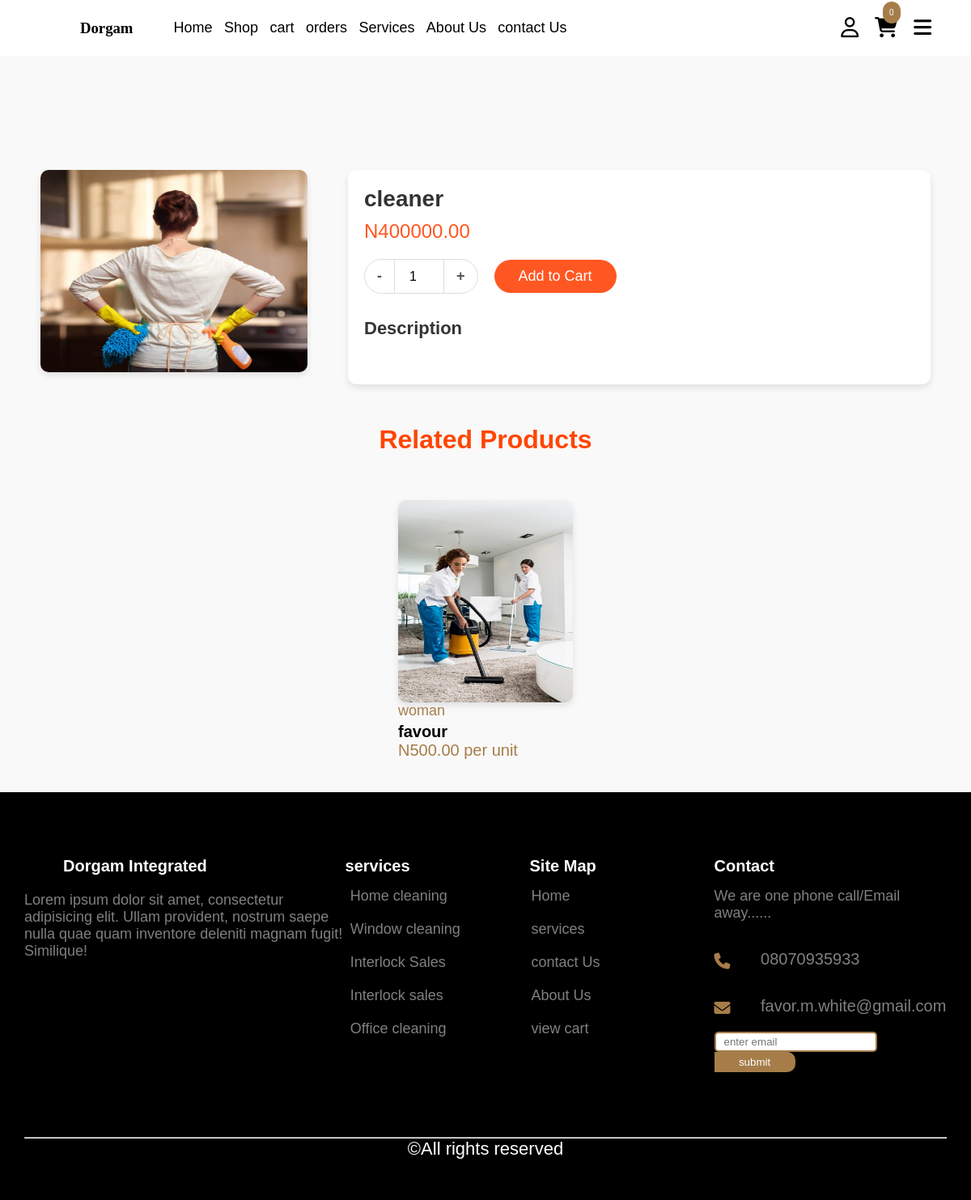
The app's page /store/product/2/, older data.
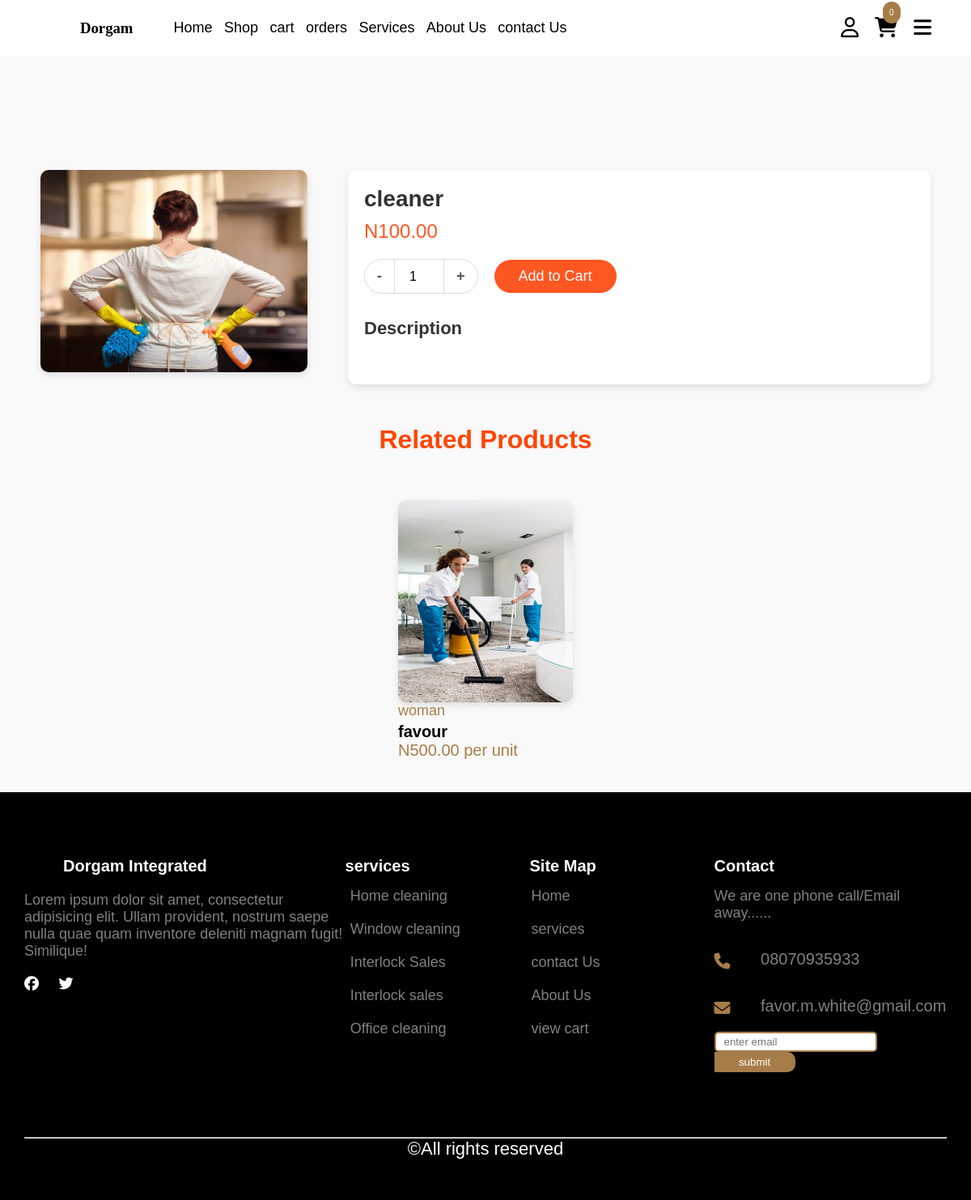
The same page, newer data.
### ecommerceShop/models.py (models this page shows, shortened)
class Product(models.Model):
    image = models.ImageField(upload_to='products/')
    name = models.CharField(max_length=255)
    price = models.DecimalField(max_digits=10, decimal_places=2)
    shipping_duration = models.IntegerField(help_text="number of days for ordered product to get to consumer")
    is_instock =  models.BooleanField(default=True)
    is_featured = models.BooleanField(default=False)
    categories = models.ManyToManyField(Category, related_name='products')
    description = CKEditor5Field(config_name='default')
    created_at = models.DateTimeField(auto_now=True)
    updated_at = models.DateTimeField(auto_now_add=True)

### ecommerceShop/views.py (the view)
# urls.py: path('product/<int:id>/', views.single_product, name="product"),
def single_product(request, id):
    product = get_object_or_404(Product, id=id)
    related_products = Product.objects.filter(categories__in=product.categories.all()).exclude(id=product.id)
    context = {"product": product, 'products': related_products}
    return render(request, "mainSite/singleProductPage.html", context)

### core/context_processors.py (called while the page is built)
def contact_info(request):
    contactInfo = Contact.objects.first()
    return {"contact": contactInfo}

def services(request):
    services = Service.objects.all()[:5]
    return {"services": services}

def social_media_view(request):
    social = SocialMedia.objects.first()  # You can adjust the query as needed
    return {'social': social}

def cart_item_count(request):
    if request.user.is_authenticated:
        try:
            cart = Cart.objects.filter(user=request.user, completed=False).first()
            if cart:
                total_items = sum(item.quantity for item in cart.cartitems.all())
            else:
                total_items = 0
        except Exception as e:
            print(f"Error calculating cart item count: {e}")
            total_items = 0
    else:
        total_items = 0
    return {"cart_item_count": total_items}

### ecommerceShop/models.py (called while the page is built)
    def __str__(self):
        return self.name

### templates/mainSite/singleProductPage.html (shortened to what this page needs)
{% extends "./main.html" %}
{% load static %}
{% load humanize %}
{% block stylelinks %}
    <link rel="stylesheet" href="{% static 'css/mainSite/singleProductPage.css' %}">
     <link rel="stylesheet" href="{% static 'css/mainSite/shopPage.css' %}">
{% endblock stylelinks %}
{% block content %}
    <div class="single-product-page">
        <div class="product-image">
            <img src="{{ product.image.url }}" alt="Product Name">
        </div>
        <div class="product-details">
            <h1 class="product-title">{{ product.name }}</h1>
            <p class="product-price">N{{ product.price }}</p>
            <form action="{% url 'addToCart' %}" method="POST" class="quantity-add-form">
                <div class="quantity-add-wrapper">
                    <div class="quantity-wrapper">
                        <button type="button" id="decrease" class="quantity-btn">-</button>
                        <input type="number" id="quantity-input" class="quantity-input" value="1" name="quantity" min="1">
                        <button type="button" id="increase" class="quantity-btn">+</button>
                    </div>
                    <button type="submit" class="add-to-cart-btn">Add to Cart</button>
                </div>
            </form>
            <div class="product-description">
                <h2>Description</h2>
                <p>{{ product.description |safe}}</p>
            </div>
        </div>
    </div>
        {% if products %}
        <h1 style="text-align: center; color: orangered"> Related Products</h1>
            <div class="products-container container">
                {% for product in products %}
                    <div class="product" onclick="window.location.href='/store/product/{{ product.id }}/'">
                        <div class="product-image">
                            <img src="{{ product.image.url }}" alt="" srcset="">
                        </div>
                        <div class="product-info">
                            {% for category in product.categories.all %}
                                <p class="category">{{ category }}</p>
                            {% endfor %}
                            <h1> {{ product.name }}</h1>
                            {% for category in product.categories.all %}
                                {% if category.name|upper == "INTERLOCK" %}
                                    <p class="price">N{{ product.price|intcomma }} per square meter</p>
                                {% else %}
                                    <p class="price">N{{ product.price|intcomma }} per unit</p>
                                {% endif %}
                        {% endfor %}
                        </div>
                    </div>
                {% endfor %}
            </div>
        {% endif %}
{% endblock %}

### templates/mainSite/main.html (shortened to what the changed rows need)
{% load static %}
<!DOCTYPE html>
<html lang="en">
<head>
    <link rel="stylesheet" href="{% static 'css/mainSite/main.css' %}">
    {% block stylelinks %} {% endblock stylelinks %}
</head>
<body>
    <section class="header-main">
       <header class="container">
            <nav>
                <div class="logo" onclick="window.location.href='/'">
                <h1>Dorgam</h1>
                </div>
            </nav>
       </header>
    </section>
     {% include 'flashMessages/message.html' %}
    {% block content %} {% endblock content %}
    <footer>
        <div class="footer-container container">
            <div class="footer-about">
                <div class="heading">
                    <h1>Dorgam Integrated</h1>
                </div>
               <div class="socials">
                {% if social.facebook %}
                    <a href="{{ social.facebook }}" target="_blank">
                        <i class="fa-brands fa-facebook"></i>
                    </a>
                {% endif %}
                {% if social.twitter %}
                    <a href="{{ social.twitter }}" target="_blank">
                        <i class="fa-brands fa-twitter"></i>
                    </a>
                {% endif %}
            </div>
            </div>
            <div class="footer-services">
                <h1> services</h1>
            </div>
            <div class="footer-links">
                <h1> Site Map </h1>
            </div>
            <div class="footer-contact-info">
                <h1> Contact </h1>
            </div>
        </div>
    </footer>
</body>
</html>

Row changes from the older to the newer data that the page shows:
changed Product "cleaner": price "400000.00" → "100.00"
